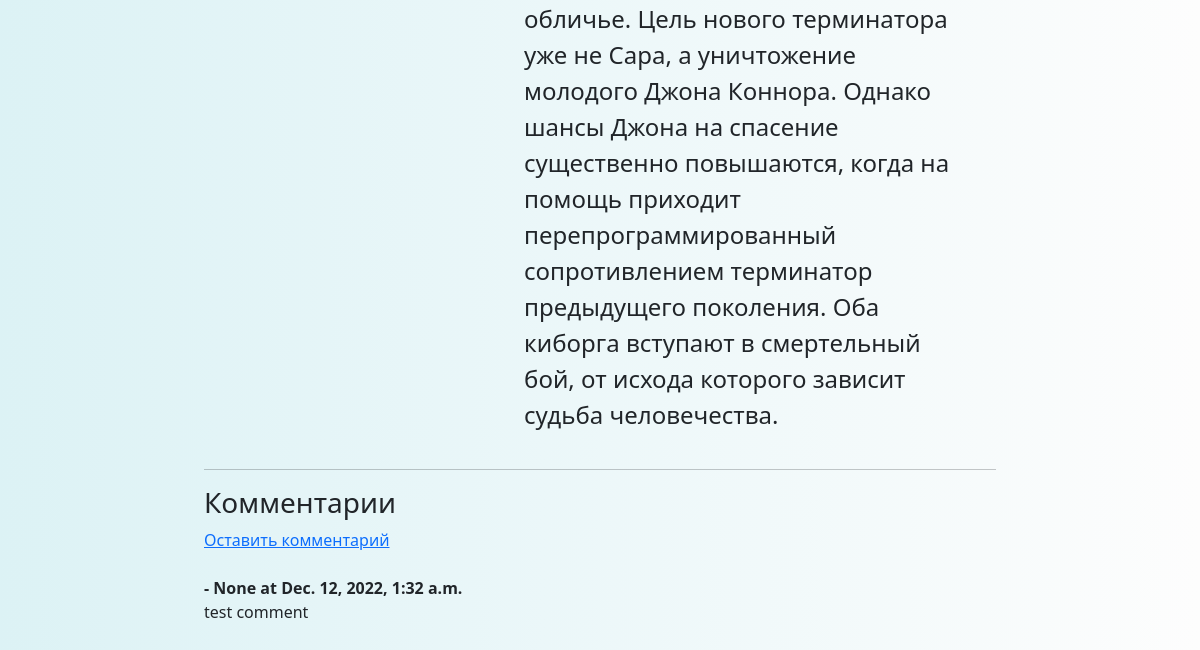
The page /movies/terminator2 (lower part) on the database as committed earlier.
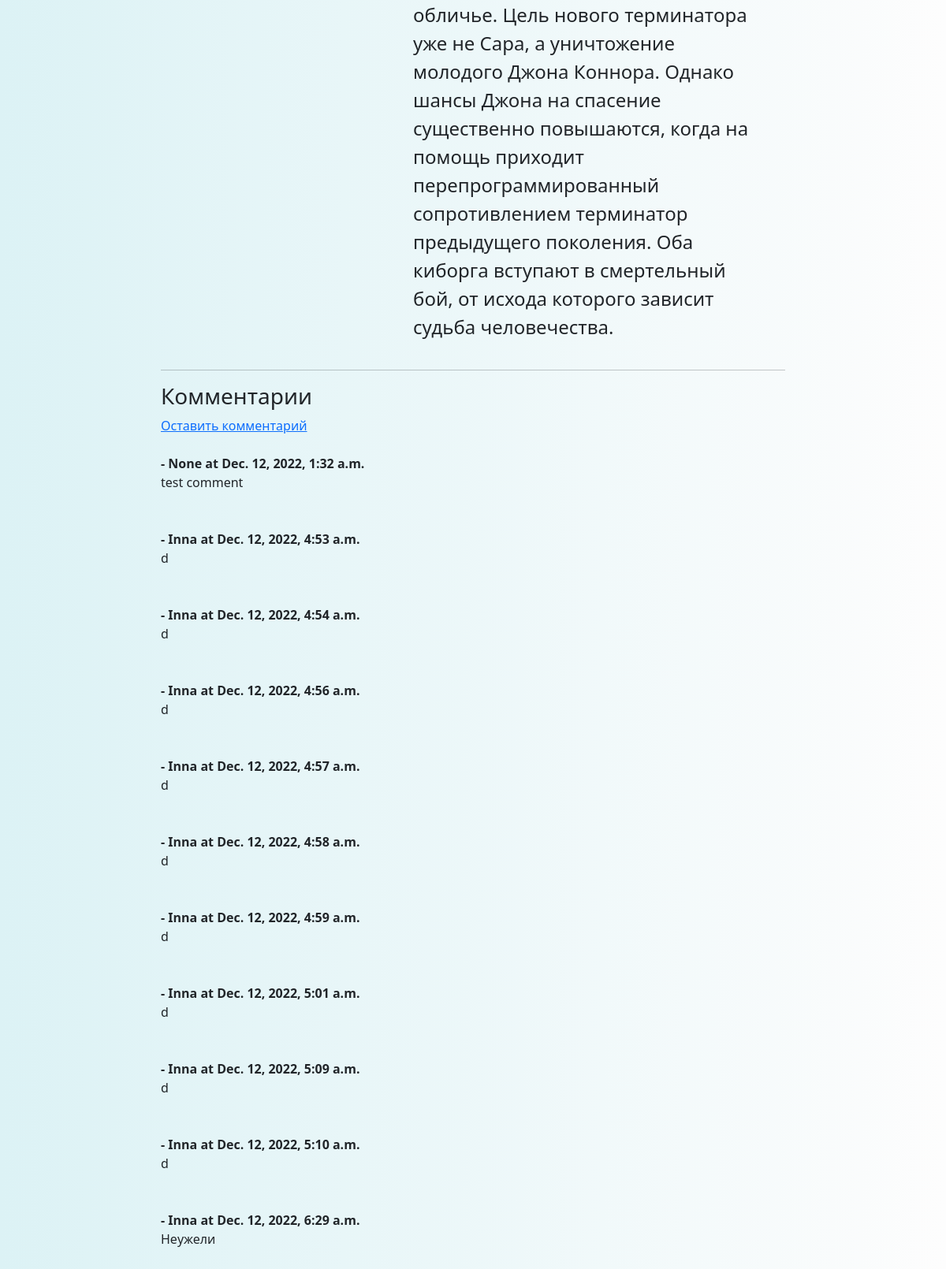
The same page on the database as committed later.
### movies/models.py (models this page shows, shortened)
class Comment(models.Model):
    movies = models.ForeignKey(Movies, related_name="comments", on_delete=models.CASCADE)
    title = models.CharField(max_length=255, null=True, blank=True, verbose_name="Заголовок комментария")
    body = models.TextField(max_length=2550, verbose_name="Текст комментария")
    date_added = models.DateTimeField(auto_now_add=True)
    author = models.ForeignKey(User, null=True, on_delete=models.CASCADE, verbose_name='автор')

### movies/views.py (the view)
# urls.py: path('movies/<slug:movie_slug>', MovieDetailView.as_view(), name='detail_movie'),
class MovieDetailView(DetailView):  # класс представления одного фильма
    model = Movies
    template_name = 'movies/detail_movie.html'
    slug_url_kwarg = 'movie_slug'
    context_object_name = 'detail_movie'
    def get_context_data(self, **kwargs):
        context = super().get_context_data(**kwargs)
        return context

### movies/models.py (called while the page is built)
    def get_absolute_url(self):
        return reverse('movies_by_category', kwargs={'cat_slug': self.slug})

### movies/templatetags/movies_tags.py (called while the page is built)
@register.simple_tag()
def get_categories():
    return Category.objects.all()

### movies/templates/movies/detail_movie.html (shortened to what this page needs)
{% extends 'movies/base.html' %}
{% block content %}
    <div class="plot-text">
    </div>
<hr>
<h3> Комментарии</h3>
{% if not detail_movie.comments.all %}
    Комментариев нет
    <a href="{% url 'add_comment' detail_movie.pk %}">Оставить комментарий</a>
{% else %}
    <a href="{% url 'add_comment' detail_movie.pk %}">Оставить комментарий</a>
<br/><br/>
{% for comment in detail_movie.comments.all %}
        <strong>
           {{ comment.name }} -
           {{ comment.author }} at
           {{ comment.date_added }}
        </strong>
        <br/>
        {{ comment.body }}<br/><br/>
        <br/>
        {% endfor %}
{% endif %}
<br/><br/>
{% endblock %}

### movies/templates/movies/base.html (shortened to what this page needs)
{% load movies_tags %}
{% load static %}
<!DOCTYPE html>
<html lang="en">
<head>
    <link href="https://cdn.jsdelivr.net/npm/bootstrap@5.2.3/dist/css/bootstrap.min.css" rel="stylesheet">
    <link rel="stylesheet" href="../../static/css/styles.css">
</head>
<body>
<section>
<div class="row">
  <div class="col-lg-2 col-md-12">
  </div>
  <div class="col-lg-8 col-md-12">
    {% block content %}
    {% endblock %}
  </div>
  <div class="col-lg-2 col-md-12">
  </div>
</div>
</section>
</body>
</html>

### movies/static/css/styles.css (style rules this page uses)
body { background: linear-gradient(90deg, #DCF2F5 0%, #FDFDFD 100%); }
.plot-text { display: flex; padding: 20px; font-size: 1.5em; }

Rows that differ between the two databases and show on the page:
added Comment: author "Inna", date_added "Dec. 12, 2022, 4:53 a.m.", body "d"
added Comment: author "Inna", date_added "Dec. 12, 2022, 4:54 a.m.", body "d"
added Comment: author "Inna", date_added "Dec. 12, 2022, 4:56 a.m.", body "d"
added Comment: author "Inna", date_added "Dec. 12, 2022, 4:57 a.m.", body "d"
added Comment: author "Inna", date_added "Dec. 12, 2022, 4:58 a.m.", body "d"
added Comment: author "Inna", date_added "Dec. 12, 2022, 4:59 a.m.", body "d"
added Comment: author "Inna", date_added "Dec. 12, 2022, 5:01 a.m.", body "d"
added Comment: author "Inna", date_added "Dec. 12, 2022, 5:09 a.m.", body "d"
added Comment: author "Inna", date_added "Dec. 12, 2022, 5:10 a.m.", body "d"
added Comment: author "Inna", date_added "Dec. 12, 2022, 6:29 a.m.", body "Неужели"
